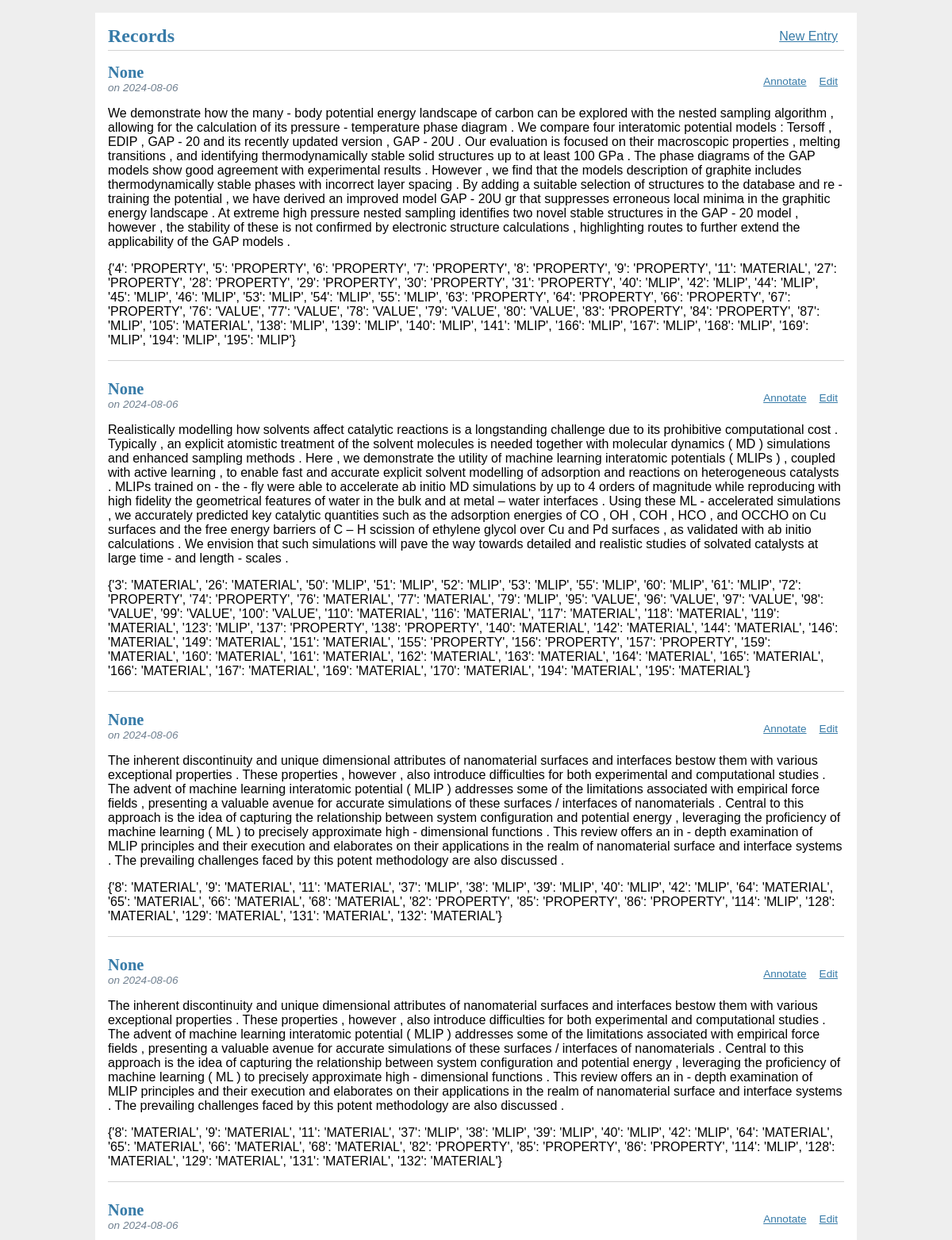
The page / (upper part) on the database its author committed.
### tables this page shows
CREATE TABLE "mlip" (
  id INTEGER PRIMARY KEY AUTOINCREMENT,
  created TIMESTAMP NOT NULL DEFAULT CURRENT_TIMESTAMP,
  title TEXT,
  body TEXT NOT NULL,
  annotation TEXT
);

### AnnoApp/blog.py (the view)
@bp.route('/')
def index():
    db = get_db()
    texts = db.execute(
        'SELECT p.id, title, body, annotation, created'
        ' FROM mlip p'
        ' ORDER BY created DESC'
    ).fetchall()
    return render_template('blog/index.html', texts=texts)

### AnnoApp/db.py (called while the page is built)
def get_db():
    if 'db' not in g:
        g.db = sqlite3.connect(
            current_app.config['DATABASE'],
            detect_types=sqlite3.PARSE_DECLTYPES
        )
        g.db.row_factory = sqlite3.Row
    return g.db

### AnnoApp/templates/blog/index.html
{% extends 'base.html' %}
{% block header %}
  <h1>{% block title %}Records{% endblock %}</h1>
  <a class="action" href="{{ url_for('blog.create') }}">New Entry</a>
{% endblock %}
{% block content %}
  {% for text in texts %}
    <article class="post">
      <header>
        <div>
          <h1>{{ text['title'] }}</h1>
          <div class="about">on {{ text['created'].strftime('%Y-%m-%d') }}</div>
        </div>
        <a class="action" href="{{ url_for('blog.annotate', id=text['id']) }}">Annotate</a>
        <a class="action" href="{{ url_for('blog.update', id=text['id']) }}">Edit</a>
      </header>
      <p style='word-wrap: break-word;'>{{ text['body'] }}</p>
      <p style='word-wrap: break-word;'>{{ text['annotation'] }}</p>
    </article>
    {% if not loop.last %}
      <hr>
    {% endif %}
  {% endfor %}
{% endblock %}

### AnnoApp/templates/base.html (shortened to what this page needs)
<!doctype html>
<link rel="stylesheet" href="{{ url_for('static', filename='style.css') }}">
<section class="content">
  <header>
    {% block header %}{% endblock %}
  </header>
  {% block content %}{% endblock %}
</section>

### AnnoApp/static/style.css (style rules this page uses)
h1 { font-family: serif; color: #377ba8; margin: 1rem 0; }
a { color: #377ba8; }
hr { border: none; border-top: 1px solid lightgray; }
nav ul li a, nav ul li span, header .action { display: block; padding: 0.5rem; }
.content { padding: 0 1rem 1rem; }
.content > header { border-bottom: 1px solid lightgray; display: flex; align-items: flex-end; }
.content > header h1 { flex: auto; margin: 1rem 0 0.25rem 0; }
.post > header { display: flex; align-items: flex-end; font-size: 0.85em; }
.post > header > div:first-of-type { flex: auto; }
.post > header h1 { font-size: 1.5em; margin-bottom: 0; }
.post .about { color: slategray; font-style: italic; }
.content:last-child { margin-bottom: 0; }

### rows shown on the page
mlip: title "None", created "2024-08-06", body "We demonstrate how the many - body potential energy landscape of carbon can be explored with the nested sampling algorithm , allowing for the calculation of its pressure - temperature phase diagram . We compare four interatomic potential models : Tersoff , EDIP , GAP - 20 and its recently updated version , GAP - 20U . Our evaluation is focused on their macroscopic properties , melting transitions , and identifying thermodynamically stable solid structures up to at least 100 GPa . The phase diagrams of the GAP models show good agreement with experimental results . However , we find that the models description of graphite includes thermodynamically stable phases with incorrect layer spacing .…", annotation "{'4': 'PROPERTY', '5': 'PROPERTY', '6': 'PROPERTY', '7': 'PROPERTY', '8': 'PROPERTY', '9': 'PROPERTY', '11': 'MATERIAL', '27': 'PROPERTY', '28': 'PROPERTY', '29': 'PROPERTY', '30': 'PROPERTY', '31': 'PROPERTY', '40': 'MLIP', '42': 'MLIP', '44': 'MLIP', '45': 'MLIP', '46': 'MLIP', '53': 'MLIP', '54': 'MLIP', '55': 'MLIP', '63': 'PROPERTY', '64': 'PROPERTY', '66': 'PROPERTY', '67': 'PROPERTY', '76': 'VALUE', '77': 'VALUE', '78': 'VALUE', '79': 'VALUE', '80': 'VALUE', '83': 'PROPERTY', '84': 'PROPERTY', '87': 'MLIP', '105': 'MATERIAL', '138': 'MLIP', '139': 'MLIP', '140': 'MLIP', '141': 'MLIP', '166': 'MLIP', '167': 'MLIP', '168': 'MLIP', '169': 'MLIP', '194': 'MLIP', '195': 'MLIP'}"
mlip: title "None", created "2024-08-06", body "Realistically modelling how solvents affect catalytic reactions is a longstanding challenge due to its prohibitive computational cost . Typically , an explicit atomistic treatment of the solvent molecules is needed together with molecular dynamics ( MD ) simulations and enhanced sampling methods . Here , we demonstrate the utility of machine learning interatomic potentials ( MLIPs ) , coupled with active learning , to enable fast and accurate explicit solvent modelling of adsorption and reactions on heterogeneous catalysts . MLIPs trained on - the - fly were able to accelerate ab initio MD simulations by up to 4 orders of magnitude while reproducing with high fidelity the geometrical…", annotation "{'3': 'MATERIAL', '26': 'MATERIAL', '50': 'MLIP', '51': 'MLIP', '52': 'MLIP', '53': 'MLIP', '55': 'MLIP', '60': 'MLIP', '61': 'MLIP', '72': 'PROPERTY', '74': 'PROPERTY', '76': 'MATERIAL', '77': 'MATERIAL', '79': 'MLIP', '95': 'VALUE', '96': 'VALUE', '97': 'VALUE', '98': 'VALUE', '99': 'VALUE', '100': 'VALUE', '110': 'MATERIAL', '116': 'MATERIAL', '117': 'MATERIAL', '118': 'MATERIAL', '119': 'MATERIAL', '123': 'MLIP', '137': 'PROPERTY', '138': 'PROPERTY', '140': 'MATERIAL', '142': 'MATERIAL', '144': 'MATERIAL', '146': 'MATERIAL', '149': 'MATERIAL', '151': 'MATERIAL', '155': 'PROPERTY', '156': 'PROPERTY', '157': 'PROPERTY', '159': 'MATERIAL', '160': 'MATERIAL', '161': 'MATERIAL', '162':…"
mlip: title "None", created "2024-08-06", body "The inherent discontinuity and unique dimensional attributes of nanomaterial surfaces and interfaces bestow them with various exceptional properties . These properties , however , also introduce difficulties for both experimental and computational studies . The advent of machine learning interatomic potential ( MLIP ) addresses some of the limitations associated with empirical force fields , presenting a valuable avenue for accurate simulations of these surfaces / interfaces of nanomaterials . Central to this approach is the idea of capturing the relationship between system configuration and potential energy , leveraging the proficiency of machine learning ( ML ) to precisely approximate…", annotation "{'8': 'MATERIAL', '9': 'MATERIAL', '11': 'MATERIAL', '37': 'MLIP', '38': 'MLIP', '39': 'MLIP', '40': 'MLIP', '42': 'MLIP', '64': 'MATERIAL', '65': 'MATERIAL', '66': 'MATERIAL', '68': 'MATERIAL', '82': 'PROPERTY', '85': 'PROPERTY', '86': 'PROPERTY', '114': 'MLIP', '128': 'MATERIAL', '129': 'MATERIAL', '131': 'MATERIAL', '132': 'MATERIAL'}"
mlip: title "None", created "2024-08-06", body "The inherent discontinuity and unique dimensional attributes of nanomaterial surfaces and interfaces bestow them with various exceptional properties . These properties , however , also introduce difficulties for both experimental and computational studies . The advent of machine learning interatomic potential ( MLIP ) addresses some of the limitations associated with empirical force fields , presenting a valuable avenue for accurate simulations of these surfaces / interfaces of nanomaterials . Central to this approach is the idea of capturing the relationship between system configuration and potential energy , leveraging the proficiency of machine learning ( ML ) to precisely approximate…", annotation "{'8': 'MATERIAL', '9': 'MATERIAL', '11': 'MATERIAL', '37': 'MLIP', '38': 'MLIP', '39': 'MLIP', '40': 'MLIP', '42': 'MLIP', '64': 'MATERIAL', '65': 'MATERIAL', '66': 'MATERIAL', '68': 'MATERIAL', '82': 'PROPERTY', '85': 'PROPERTY', '86': 'PROPERTY', '114': 'MLIP', '128': 'MATERIAL', '129': 'MATERIAL', '131': 'MATERIAL', '132': 'MATERIAL'}"
mlip: title "None", created "2024-08-06"
